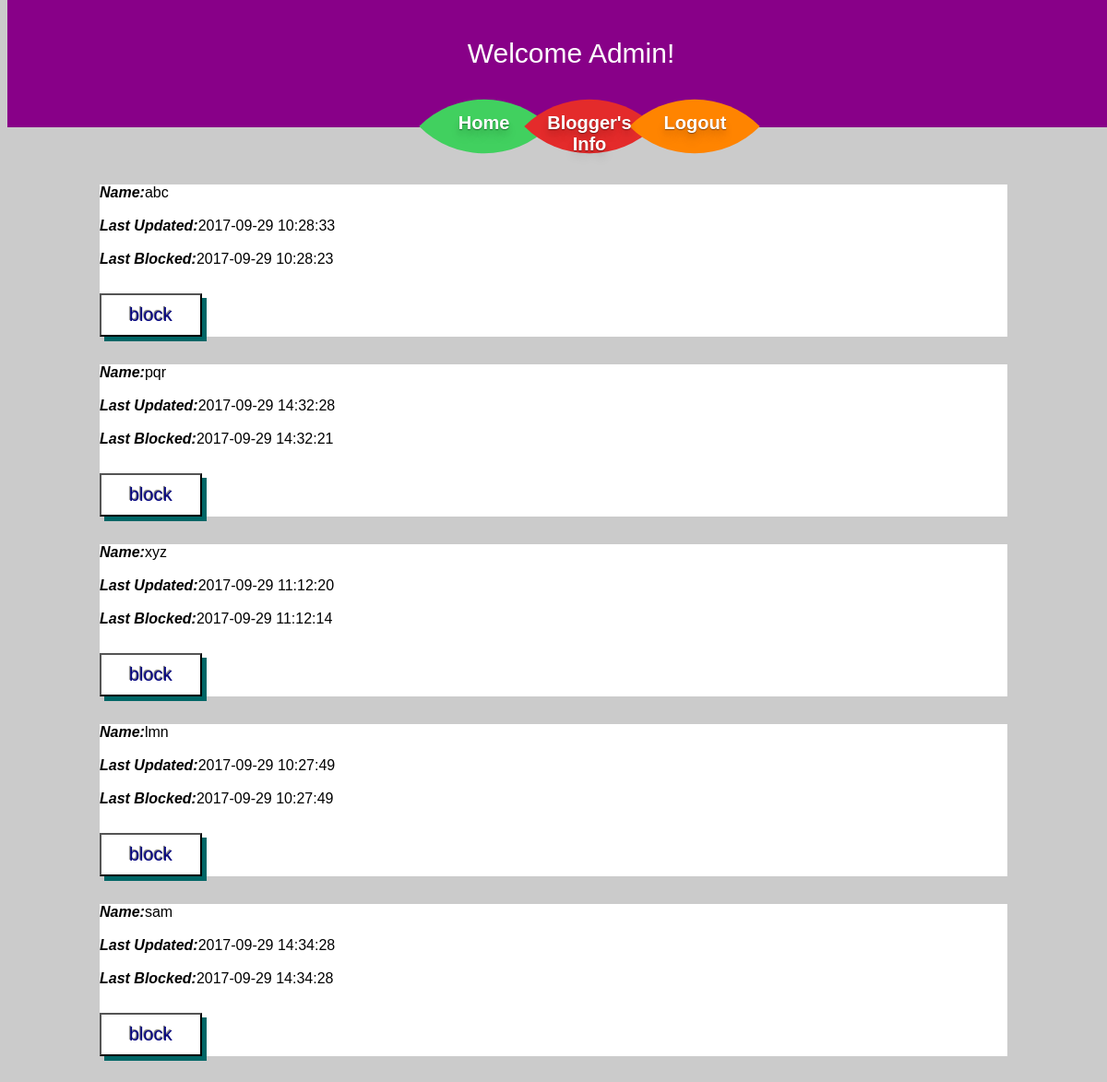
Page /files/bloggerinfo.php (signed in) on the committed database.
### tables this page shows
CREATE TABLE `blogger_info` (
  `blogger_id` int(11) NOT NULL,
  `blogger_username` varchar(255) NOT NULL,
  `blogger_password` varchar(255) NOT NULL,
  `hash` varchar(255) NOT NULL,
  `pass` varchar(255) NOT NULL,
  `blogger_email` varchar(255) NOT NULL,
  `blogger_creation_date` datetime NOT NULL DEFAULT CURRENT_TIMESTAMP,
  `blogger_updated_date` datetime NOT NULL DEFAULT CURRENT_TIMESTAMP,
  `blogger_end_date` datetime NOT NULL DEFAULT CURRENT_TIMESTAMP,
  `blogger_is_active` varchar(10) NOT NULL DEFAULT 'active'
);

### files/bloggerinfo.php (the view, shortened to what this page needs)
<!DOCTYPE html>
<html>
<head>
<link rel="stylesheet" href="css/style.css" />
</head>
<body>
<div class="header"><center>
<div class="welcome"><p>Welcome <?php echo $_SESSION['username']; ?>!</p></div>
</center>
	<nav>
  <ul class="top-menu">
    <li><a href="adminpage.php">Home</a><div class="menu-item" id="home"></div></li>
    <li><a href="bloggerinfo.php">Blogger's Info</a><div class="menu-item" id="cataloge"></div></li>
    <li><a href="logout.php">Logout</a><div class="menu-item" id="price"></div></li>
  </ul>
	</nav>
</div>
<div class="container">
<div class="row">
		      <div class="col s12 m8 l8">
<?php
require('db.php');
$sql = "SELECT * FROM blogger_info";
$result =mysqli_query($connection, $sql);
?>
<?php
while($row =mysqli_fetch_assoc($result))
{
	if($row['blogger_is_active']=='active')
	{
		?>
   <div class="post-index z-depth-1">
<?php
		 echo "<i><b>Name:</i></b>{$row['blogger_username']}<br><br>";
		 echo "<i><b>Last Updated:</i></b>{$row['blogger_updated_date']}<br><br>";
		 echo "<i><b>Last Blocked:</i></b>{$row['blogger_end_date']}<br><br>";
		 ?>
		 <form name="block" action="bloggerblock.php" enctype="multipart/form-data" method="post">
		 </input><input type="submit" value="block" name="block"></input>
		 </form>
</div>
<?php
}
		?>
<?php
}
?>
	      </div>
</body>
</html>

### files/css/style.css (style rules this page uses)
body { font-family:Arial, Sans-Serif; background:#cbcbcb; }
a { color:#789; text-decoration:none; }
input[type='submit'] { background:white; color: #000080; font-family: Helvetica, Arial, Sans-Serif; font-size: 20px; text-decoration: none; text-shadow: -1px -1px 1px #616161; position: relative; padding: 10px 30px; -webkit-box-shadow: 5px 5px 0 #066; -moz-box-shadow: 5px 5px 0 #066; -webkit-transition: all 0.3s ease; -moz-transition: all 0.3s ease; margin: 10px 10px 0 0; }
nav { width: 960px; height: 10px; margin: 10px auto; text-align: center; }
.top-menu li { display: inline-block; text-align: center; margin: 30px 5px; position: relative; -webkit-transition: all 0.3s ease; -moz-transition: all 0.3s ease; -o-transition: all 0.3s ease; }
.top-menu li a { width: 100px; height: 100px; z-index: 9999; position: absolute; top: 35px; font-weight: bold; display: block; text-decoration: none; font-size: 20px; color: #fff; text-shadow: 0px 1px 1px rgba(0,0,0,0.4), 0px 4px 6px rgba(0,0,0,0.1), 0px 9px 11px rgba(0,0,0,0.1); -webkit-transition: all 0.1s linear; -moz-transition: all 0.1s linear; -o-transition: all 0.1s linear; }
.top-menu li div.menu-item { width: 100px; height: 100px; display: block; -webkit-transition: all 0.2s ease; -moz-transition: all 0.2s ease; -o-transition: all 0.2s ease; -webkit-border-top-left-radius: 100px; -webkit-border-bottom-right-radius: 100px; -moz-border-radius-topleft: 100px; -moz-border-radius-bottomright: 100px; border-top-left-radius: 100px; border-bottom-right-radius: 100px; -webkit-transform: rotate(45deg); -moz-transform: rotate(45deg); -o-transform: rotate(45deg); }
#home { background: #41D05F; }
#cataloge { background: #E42B2B; }
#price { background: #ff8400; }
.welcome { height:0px; font-size:30px; color:white; }
.header { background:#808; position: fixed; height: 116px; margin-left:0px; padding:11px; top: 0; width: 100%; z-index: 100; }
.container { margin: 100px; margin-top:200px; }
.post-index { background-color: white; margin-bottom: 30px; }

### rows in the picture
blogger_info: blogger_username "abc", blogger_updated_date "2017-09-29 10:28:33", blogger_end_date "2017-09-29 10:28:23"
blogger_info: blogger_username "pqr", blogger_updated_date "2017-09-29 14:32:28", blogger_end_date "2017-09-29 14:32:21"
blogger_info: blogger_username "xyz", blogger_updated_date "2017-09-29 11:12:20", blogger_end_date "2017-09-29 11:12:14"
blogger_info: blogger_username "lmn", blogger_updated_date "2017-09-29 10:27:49", blogger_end_date "2017-09-29 10:27:49"
blogger_info: blogger_username "sam", blogger_updated_date "2017-09-29 14:34:28", blogger_end_date "2017-09-29 14:34:28"

### other values in the picture
$_SESSION['username'] "Admin"
